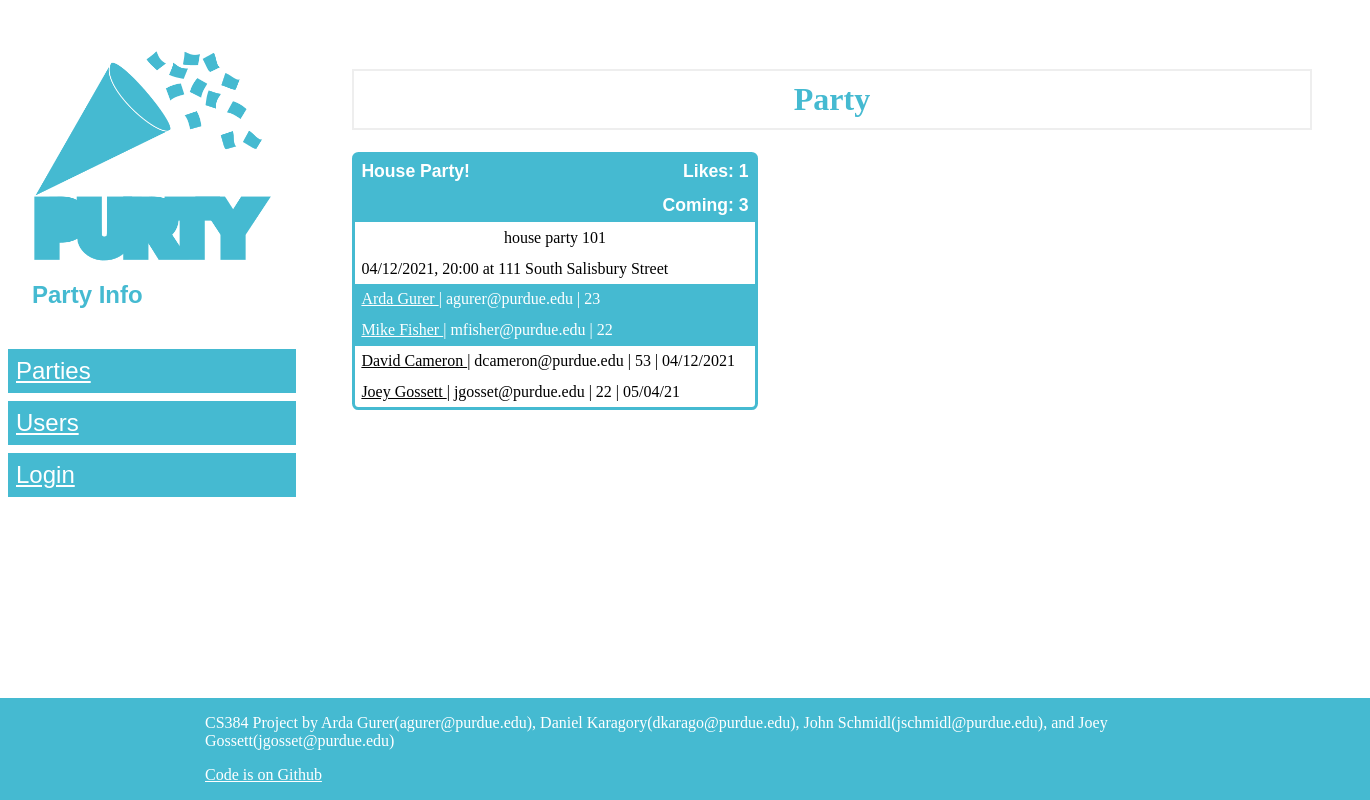
/p/1, run on the app's committed database.
### database_orm.py (models this page shows, shortened)
    class Party(db_orm.Model):
        party_id = db_orm.Column('party_id', db_orm.Integer, primary_key = True)
        name = db_orm.Column(db_orm.String(40))
        date = db_orm.Column(db_orm.String(40))
        time = db_orm.Column(db_orm.String(40))
        description = db_orm.Column(db_orm.String(400))
        location_id = db_orm.Column(db_orm.Integer)
        invited_cnt = db_orm.Column(db_orm.Integer)
        coming_cnt = db_orm.Column(db_orm.Integer)
        likes_cnt = db_orm.Column(db_orm.Integer)

    class Location(db_orm.Model):
        location_id = db_orm.Column('location_id', db_orm.Integer, primary_key = True)
        address = db_orm.Column(db_orm.String(400))

    class User(db_orm.Model):
        user_id = db_orm.Column('user_id', db_orm.Integer, primary_key = True)
        name = db_orm.Column(db_orm.String(40))
        email = db_orm.Column(db_orm.String(40))
        age = db_orm.Column(db_orm.Integer)

### app.py (the view)
@app.route('/p/<string:party_id>')
def party(party_id):
    party = db.get_party(party_id)
    users = db.get_party_users(party_id)
    location = db.get_location(party_id)
    current_user_is_host = False
    if 'user_id' in session:
    	current_user_is_host = db.is_host_of_party(session['user_id'], party_id)
    return render_template('party.html', party=party, users=users, location=location, current_user_is_host=current_user_is_host)

### app.py (called while the page is built)
@app.before_request
def check_session():
    if 'user_id' in session:
        if db.user_exists(session['user_id']) == False:
            session.pop('user_id')

### database.py (called while the page is built)
def get_db_connection():
    conn = sqlite3.connect('purty.db')
    conn.row_factory = sqlite3.Row
    return conn

def get_party(party_id):
    party = db_orm.Party.query.filter_by(party_id = party_id)[0]
    if party is None:
        abort(404)
    return party

def get_party_users(party_id):
    conn = get_db_connection()
    users = conn.execute(
    """
        SELECT a.user_id AS user_id, a.is_host AS is_host, b.name AS name, b.email AS email, b.age AS age, a.reply_date as reply_date FROM (
            SELECT user_id, reply_date, MAX(is_host) AS is_host FROM (
                SELECT user_id, reply_date AS reply_date, 0 AS is_host FROM Invites WHERE answer = 1 AND party_id = ?
                UNION ALL SELECT user_id, reply_date AS reply_date, 0 AS is_host FROM Requests WHERE answer = 1 AND party_id = ?
                UNION ALL SELECT user_id, 0 AS reply_date, 1 AS is_host FROM Host WHERE party_id = ?
            )
            GROUP BY user_id
        ) a
        JOIN User b ON a.user_id = b.user_id
        ORDER BY reply_date ASC
    """, (party_id, party_id, party_id)).fetchall()
    conn.close()
    return users

def get_location(party_id):
    conn = get_db_connection()
    location_id = conn.execute('SELECT location_id FROM Party WHERE party_id = ?',
                        (party_id,)).fetchone()[0]
    loc = db_orm.Location.query.filter_by(location_id=location_id)[0]
    conn.close()
    if loc is None:
        abort(404)
    return loc

### templates/party.html (shortened to what this page needs)
{% extends "base.html" %}
{% block title %} Party Info {% endblock %}
{% block content %}
<h1>Party</h1>
<div class='party'>
    <div class='name'>
        {{ party['name'] }}
    </div>
    <div class='likes'>
        Likes: {{ party['likes_cnt'] }}
    </div>
    <div class='coming'>
        Coming: {{ party['coming_cnt'] }}
    </div>
    <div class='description'>
        {{ party['description'] }}
    </div>
    <div class='details'>
        {{ party['date'] }}, {{ party['time'] }} at {{ location['address'] }}
    </div>
    <div class='users'>
        {% for user in users %}
            {% if user['is_host'] == 1 %}
            <div class='partyuser host'>
                <a href='{{ url_for('user', user_id=user['user_id']) }}'>
                    {{ user['name'] }}
                </a>
                | {{ user['email'] }} | {{ user['age'] }}
            {% else %}
            <div class='partyuser'>
                <a href='{{ url_for('user', user_id=user['user_id']) }}'>
                    {{ user['name'] }}
                </a>
                | {{ user['email'] }} | {{ user['age'] }} | {{ user['reply_date'] }}
			{% endif %}
            </div>
        {% endfor %}
    </div>
</div>
{% endblock %}

### static/css/style.css (style rules this page uses)
:root { --pageContentWidth: 60rem; --headerColor: #45bad1; --headerColorContrast: white; }
h1 { border: 2px #eee solid; color: var(--headerColor); text-align: center; padding: 10px; }
body { height: 100%; padding: 0; margin: 0; display: flex; flex-direction: column; }
html { height: 100%; }
a { color: inherit; }
.party { display: grid; grid-template-columns: 1fr min-content; grid-template-areas: "name likes" "name coming" "description description" "details details" "users users"; width: 25rem; border-radius: 0.4rem 0.4rem 0.4rem 0.4rem; border-style: solid; border-color: var(--headerColor); margin-bottom: 1rem; }
.party .name { grid-area: name; padding: 0.4rem; background-color: var(--headerColor); color: var(--headerColorContrast); font-size: 1.1rem; font-family: sans-serif; font-weight: bold; }
.party .description { grid-area: description; text-align: center; padding: 0.4rem; }
.party .details { grid-area: details; padding: 0.4rem; }
.party .likes { grid-area: likes; padding: 0.4rem; background-color: var(--headerColor); color: var(--headerColorContrast); font-size: 1.1rem; font-family: sans-serif; font-weight: bold; text-align: right; width: 7rem; }
.party .coming { grid-area: coming; padding: 0.4rem; background-color: var(--headerColor); color: var(--headerColorContrast); font-size: 1.1rem; font-family: sans-serif; font-weight: bold; text-align: right; width: 7rem; }
.party .users { grid-area: users; }
.party .partyuser { padding: 0.4rem; }
.party .host { background-color: var(--headerColor); color: var(--headerColorContrast); padding: 0.4rem; }

### data on the page
Party: name "House Party!", likes_cnt "1", coming_cnt "3", description "house party 101", date "04/12/2021", time "20:00"
Location: address "111 South Salisbury Street"
User: name "Arda Gurer", email "agurer@purdue.edu", age "23"
User: name "Mike Fisher", email "mfisher@purdue.edu", age "22"
User: name "David Cameron", email "dcameron@purdue.edu", age "53", reply_date "04/12/2021"
User: name "Joey Gossett", email "jgosset@purdue.edu", age "22", reply_date "05/04/21"
